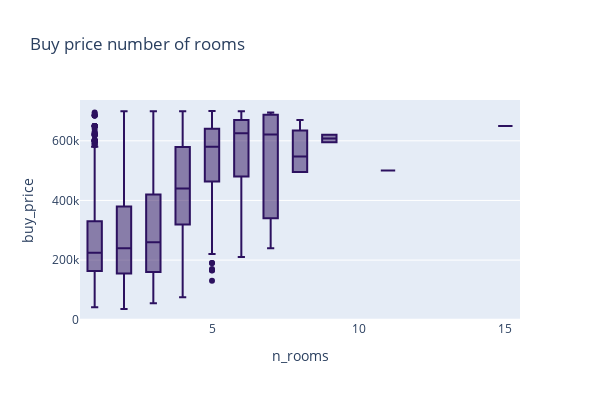

The cell this chart's notebook holds for it:
### Code cell
#buy price and number of rooms 
fig2= px.box(df[df['buy_price'] < 700000], x= 'n_rooms', y= 'buy_price', 
              title= 'Buy price number of rooms', 
              color_discrete_sequence=dark_colors)
fig2.update_layout(width= 600, height= 400)
fig2.show()

### Figure 1 — Plotly figure (JSON) as saved in the notebook; plotly's stock layout.template omitted (floating-point values rounded to 4 significant figures; data arrays with more than 128 entries replaced by an {"elided": "..."} marker saying what was removed)
{"data": [{"alignmentgroup": "True", "hovertemplate": "n_rooms=%{x}<br>buy_price=%{y}<extra></extra>", "legendgroup": "", "marker": {"color": "#2c115f"}, "name": "", "notched": false, "offsetgroup": "", "orientation": "v", "showlegend": false, "type": "box", "x": {"elided": "15337 int values"}, "x0": " ", "xaxis": "x", "y": {"elided": "15337 int values"}, "y0": " ", "yaxis": "y"}], "layout": {"boxmode": "group", "height": 400, "legend": {"tracegroupgap": 0}, "title": {"text": "Buy price number of rooms"}, "width": 600, "xaxis": {"anchor": "y", "domain": [0, 1], "title": {"text": "n_rooms"}}, "yaxis": {"anchor": "x", "domain": [0, 1], "title": {"text": "buy_price"}}}}
